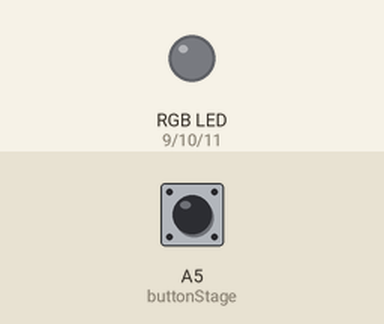
Recording of a sketch running on a simulated Arduino Uno, built with avr-gcc and run on an emulated ATmega328P. Shown: an RGB LED mixed from three pins (HIGH = lit). The inputs (shaded band) are chosen by the test bench; at power-on: A5 (buttonStage) HIGH.

Above: at 1.2 s.
1.3 s: A5 (buttonStage) pulled LOW for 0.15 s
At 2.0 s:
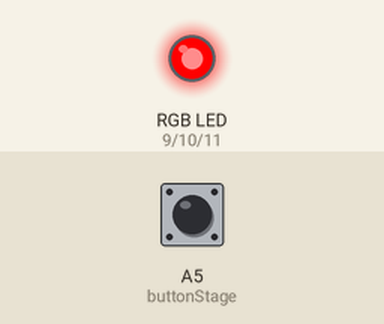
At 6.1 s:
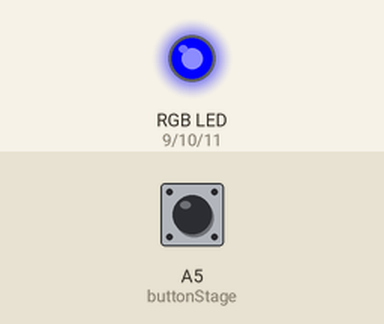
7.4 s: A5 (buttonStage) pulled LOW for 1 s
At 11.1 s:
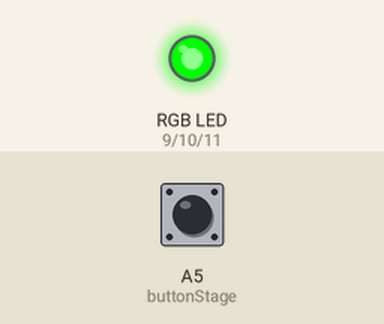
Timing chart, 0 to 16.8 s (numbered marks = the images above; inputs shaded):
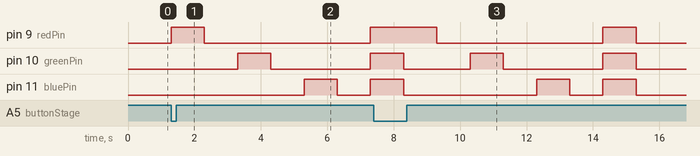

The sketch:

day06-rgb-led-sequence.ino
```cpp
// Day 6 (hardware) - Red, green, blue LEDs, each with its own resistor
// Press the button (A5, INPUT_PULLUP) to run: red, green, blue for 1 s each, then all three.
// Wiring: pin 9 -> 330R -> red LED, pin 10 -> 220R -> green LED, pin 11 -> 180R -> blue LED,
//         all LEDs to a shared GND row. Button between A5 and GND (diagonal legs).
// Finding: brightness is not proportional to current; a shared 220R is fine for indicators.

int redPin = 9;
int greenPin = 10;
int buttonStage = A5;
int bluePin = 11;
int dt = 1000;

void setup() {
  pinMode(redPin, OUTPUT);
  pinMode(greenPin, OUTPUT);
  pinMode(bluePin, OUTPUT);
  pinMode(buttonStage, INPUT_PULLUP);
}

void loop() {
  while (digitalRead(buttonStage) == 1) {}   // wait for a press
  digitalWrite(redPin, HIGH);
  delay(dt);
  digitalWrite(redPin, LOW);
  delay(dt);
  digitalWrite(greenPin, HIGH);
  delay(dt);
  digitalWrite(greenPin, LOW);
  delay(dt);
  digitalWrite(bluePin, HIGH);
  delay(dt);
  digitalWrite(bluePin, LOW);
  delay(dt);
  digitalWrite(redPin, HIGH); digitalWrite(greenPin, HIGH); digitalWrite(bluePin, HIGH);
  delay(dt);
  digitalWrite(redPin, LOW); digitalWrite(greenPin, LOW); digitalWrite(bluePin, LOW);
}
```

Measured:
- after the input at 1.3 s, pin 9 (redPin): LOW → HIGH at once, → LOW 1.0 s later, → HIGH 5.0 s later; pin 10 (greenPin): LOW → HIGH after 2.0 s, → LOW 1.0 s later, → HIGH 3.0 s later; pin 11 (bluePin): LOW → HIGH after 4.0 s, → LOW 1.0 s later, → HIGH 1.0 s later
- after the input at 7.4 s, pin 9 (redPin): HIGH → LOW after 1.9 s instead of 0.90 s
